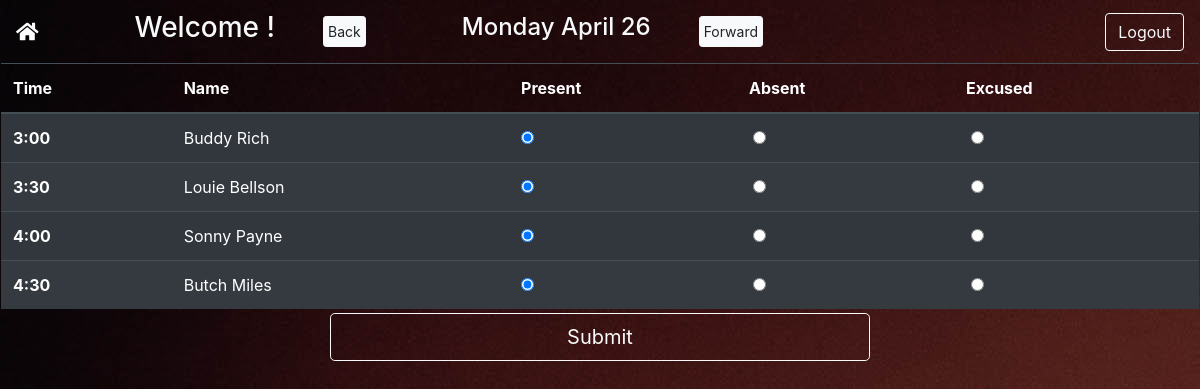
The page /teacher/5/ (signed in) on the database its author committed.
### rm_sam/models.py (models this page shows, shortened)
class Student(models.Model):
    first = models.CharField(max_length=100, default=None)
    last = models.CharField(max_length=100, default=None)
    time = models.CharField(max_length=30, null=True, blank=True)
    day = models.CharField(max_length=100, null=True, blank=True)
    start_date = models.DateField(auto_now_add=False, auto_now=False, default=datetime.date.today, null=True,blank=True)
    teacher = models.ForeignKey(Teacher, on_delete=models.CASCADE)
    charge_rate = models.CharField(max_length=30, default='$120', null=True)
    notes = models.TextField(blank=True, null=True)
    present = models.IntegerField(default=0)
    unexcused = models.IntegerField(default=0)
    make_up = models.IntegerField(default=0)
    active = models.BooleanField(default=True)
    creator = models.ForeignKey(User, null=True, blank=True, on_delete=models.CASCADE)
    created = models.DateField(auto_now_add=True)

### rm_sam/views.py (the view)
# urls.py: path('teacher/<int:teacher_id>/', views.teacher, name='teacher'),
@login_required(login_url='/login/')
def teacher(request, teacher_id, today=timezone.localdate().strftime('%Y-%m-%d')):
    today = datetime.strptime(today, '%Y-%m-%d')
    year = today.year
    day = today.day
    month = today.strftime('%B')
    today = today.strftime('%A').lower()
    students = Student.objects.all().filter(teacher=teacher_id, day=today, active=True).order_by('time')
    current_teacher = Teacher.objects.filter(id=teacher_id)
    if request.method == "POST":
        for student in students:
            request_id = str(student.id) + "_attendance"
            student_attendance = request.POST[request_id]
            if student_attendance == 'true':
                data = 'present'
            else:
                data = "absent"
                if student_attendance == 'excused':
                    data = "makeup"
                    Student.objects.filter(id=student.id).update(make_up=F('make_up') + 1)
            if Lesson.objects.all().filter(student=student.id, teacher=teacher_id, month=month, year=year).count() == 0:
                lesson_attrs = {
                    "student_id": student.id,
                    "teacher_id": student.teacher.id,
                    "month": month,
                    "year": year,
                    "lessons": {
                        day: data
                    }
                }
                new_lesson = Lesson.objects.create(**lesson_attrs)
                serializer = LessonSerializer(data=new_lesson)
                if serializer.is_valid():
                    serializer.save()
            else:
                lesson = Lesson.objects.get(student=student.id, teacher=teacher_id, month=month, year=year)
                lesson.lessons[day] = data
                lesson.save()
        return redirect('home')
    else:
        return render(request, 'teacher.html',
                      {'current_teacher': current_teacher, 'students': students,
                       'today': today, 'month': month, 'day' : day})

### templates/teacher.html (shortened to what this page needs)
{% load static %}
<!DOCTYPE html>
<html lang="en">
<head>
    <link rel="stylesheet" href="https://maxcdn.bootstrapcdn.com/bootstrap/4.4.1/css/bootstrap.min.css">
    <link rel="stylesheet" href="https://use.fontawesome.com/releases/v5.7.0/css/all.css">
    <link rel="stylesheet" href="{% static 'css/teacherstyles.css' %}">
</head>
<body id="body">
<nav class="teachernav navbar navbar-expand-lg navbar-dark bg-dark">
    <div class="nav-item">
        <a class="fas fa-home fa-home-lg navbar-brand mr-5" href="{% url 'home' %}"></a>
    </div>
    <h3 class="h3 text-light ml-5 mr-5 ">Welcome {{ user.first_name }}!</h3>
    <a class="btn btn-sm btn-light p-1 mr-5 mb-2 mt-2" href="#">Back</a>
    <h4 class="h4 text-light ml-lg-5"> {{ today|title }} {{ month }} {{ day }}</h4>
    <a class="btn btn-sm btn-light p-1 ml-5 mb-2 mt-2" href="#">Forward</a>
    <div class="collapse navbar-collapse" id="navbarSupportedContent">
        <ul class="navbar-nav ml-auto">
            <li class="nav-item">
                <a class="btn btn-outline-light" href="{% url 'logout' %}">Logout</a>
            </li>
        </ul>
    </div>
</nav>
<div class="table-responsive table-striped">
    <form action="" id="attendance_form" class="row px-3" method="post">{% csrf_token %}
        <table class="table table-dark m-0">
            <thead class="teachernav">
            <tr>
                <th class="header font-weight-bold" scope="col">Time</th>
                <th class="header font-weight-bold" scope="col">Name</th>
                <th class="header font-weight-bold" scope="col">Present<br></th>
                <th class="header font-weight-bold" scope="col">Absent</th>
                <th class="header font-weight-bold" scope="col">Excused</th>
            </tr>
            </thead>
            <tbody>
            {% for student in students %}
                <tr>
                <th scope="row">
                    <bold>{{ student.time }}</bold>
                </th>
                <td>{{ student.first }} {{ student.last }}</td>
                <td>
                    <input type="radio" id="{{ student.id }}_present"
                           name="{{ student.id }}_attendance" value="true" checked="checked">
                </td>
                <td>
                    <input type="radio" id="{{ student.id }}_absent"
                           name="{{ student.id }}_attendance" value="false">
                </td>
                <td>
                    <input type="radio" id="{{ student.id }}_excused"
                           name="{{ student.id }}_attendance" value="excused">
                </td>
            {% endfor %}
            </tbody>
        </table>
        <div class="container mt-1">
            <div class="row">
                <div class="col col-3"></div>
                <div class="col col-6">
                    <input class="btn btn-outline-light btn-lg btn-block" id="attendance_update" type="submit"
                           value="Submit">
                </div>
                <div class="col col-3"></div>
            </div>
        </div>
    </form>
</div>
</body>
</html>

### static/css/teacherstyles.css (style rules this page uses)
.teachernav { background: url("../images/rock.jpg"); }
.header { color: white; }
#body { background: url("../images/rock.jpg"); }

### rows shown on the page
Student: time "3:00", first "Buddy", last "Rich"
Student: time "3:30", first "Louie", last "Bellson"
Student: time "4:00", first "Sonny", last "Payne"
Student: time "4:30", first "Butch", last "Miles"

### other values the page prints
{{ today|title }} "Monday"
{{ month }} "April"
{{ day }} "26"
